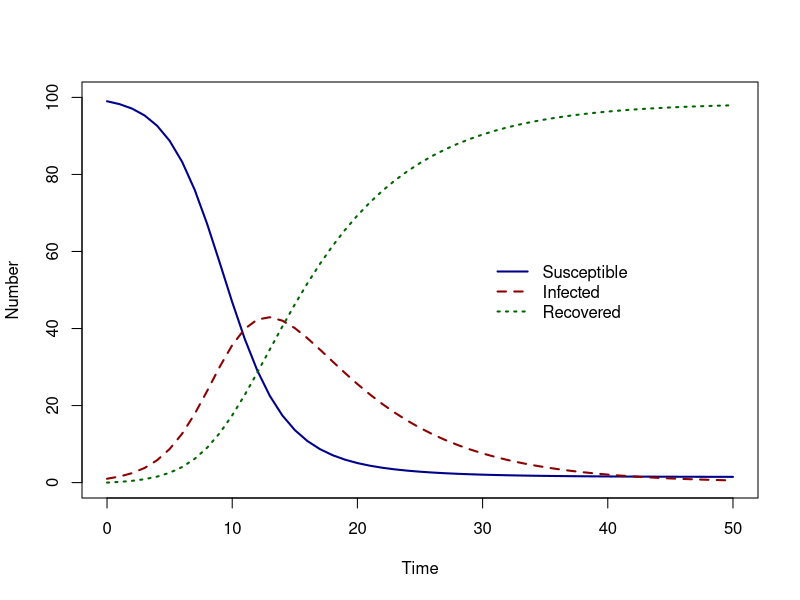

Here is the R script that generated this plot:
## ---- chunk 1
library(deSolve)
SIR_model <- function(time, state_var, pars){
  # Extract state variables
  S <- state_var["S"]
  I <- state_var["I"]
  R <- state_var["R"]
  N <- S + I + R
  # Extract model parameters
  beta <- pars["beta"]
  gamma <- pars["gamma"]
  # The differential equations
  dS <- - beta * S * I / N
  dI <- beta * S * I / N - gamma * I
  dR <- gamma * I
  # Return the solved equations as a list
  sol <- list(c(dS, dI, dR))
  return(sol)
}

# What are our parameter values?
pars <- c(beta = 0.6, gamma = 0.14)

# Define time to solve equations
times <- seq(from = 0, to = 50, by = 1)

# What are the initial values (or conditions) of the state variables?
state_var <- c( S = 99, I = 1, R = 0)

# Solve the Susceptible Infected equations over the vector of times , time
# with initial conditions
solution <- as.data.frame(ode(y = state_var, times = times, func = SIR_model,
                              parms = pars, method = rk4))

plot(solution$time, solution$S, col = 'darkblue', lwd = 2, type = "l",
     ylim = c(0, 100), ylab = "Number", xlab = "Time")
lines(solution$time, solution$I, col = 'darkred', lwd = 2, lty = 2)
lines(solution$time, solution$R, col = 'darkgreen', lwd = 2, lty = 3)
legend(30, 60, c("Susceptible", "Infected", "Recovered"),
       col = c("darkblue", "darkred", "darkgreen"),
       lwd = 2, lty = c(1, 2, 3), bty = "n")
